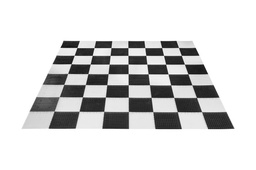
#> input picture data/input_hcd1.jpg, 256 x 170 px, shrunk from 700 x 466 before the run, found by its file name
$ python classification.py
#> lines starting #> are read from the running program, lines starting #| are printed output that depends on the picture; long printed decimals are rounded
import cv2
import numpy as np
from numpy import linalg as LA
import math as m
import matplotlib.pyplot as plt


def mean(x):
    return sum(x)/(len(x))


def standard_deviation(x):
    avg = mean(x)
    sd = m.sqrt(sum([pow(i - avg, 2) for i in x]) / float(len(x) - 1))
    return sd


# Function to plot the feature vector distribution
def plot_feature(dict_class):
    i = 1
    for target, features in dict_class.items():
        lamda1_corners = [features[x][0] for x in range(len(dict_class[target]))]
        lamda2_corners = [features[x][1] for x in range(len(dict_class[target]))]
        plt.subplot(1, 3, i)
        plt.scatter(lamda1_corners, lamda2_corners)
        plt.xlabel('lamda 1')
        plt.ylabel('lamda 2')
        if target is 'corner':
            plt.title("Corner Distribution")
        elif target is 'edge':
            plt.title("Edge Distribution")
        else:
            plt.title("Flat Distribution")
        i = i+1
    plt.show()

# reads image and return it as numpy array with pixel values
def readImage(image):
#> called with image = '../data/input_hcd1.jpg'
    img = cv2.imread(image)
#> img is the input picture: shape (170, 256, 3); min 15, max 255, mean 214.4
    return img


# saves Image in the working directory
def saveImage(name, image):
    cv2.imwrite(name, image)


# Finds the convolution between Image and given filter and returns new image array
def convolution(filter, gray_img):
    h, w = gray_img.shape[:2]
    offset = filter.shape[0] // 2
    new_Image = np.zeros((h, w))
    for y in range(offset, h - offset):
        for x in range(offset, w - offset):
            image_filter = gray_img[y - offset:y + offset + 1, x - offset:x + offset + 1] * filter
            conv = image_filter.sum()
            new_Image[y, x] = abs(conv)
    return new_Image


# Make a dictionary with key as classes name and value as list of instances of that class
def group_by_class(dataset):
    dict_class = {}
    for i in range(len(dataset)):
        row = dataset[i]
        # last element of Instance is class of actual dataset
        target_class = row[-1]
        if target_class not in dict_class:
            dict_class[target_class] = []
        dict_class[target_class].append(row[:-1])
    return dict_class


# For each class find the mean and SD of each features
# Here key is class name and vlaue has four list as [mean,sd], for each instances
def mean_Sd_class( dict_class):
    dict_mean_SD = {}
    for target, features in dict_class.items():
        dict_mean_SD [target] = [(mean(attributes), standard_deviation(attributes)) for attributes in zip(*features)]
    return dict_mean_SD


# Finding likelihood of test data for each classes
# mathematical implementation of probablity density function of normal distribution
def joint_class_probablities(dict_mean_sd, dict_class, test_data):
    joint_prob = {}
    for target, features in dict_mean_sd.items():
        total_features = len(features)
        likelihood = 1
        for i in range(total_features):
            x = test_data[i]
            mean, sd = features[i]
            normal_prob = gaussian_pdf(x, mean, sd)
            likelihood *= normal_prob
        joint_prob[target] = likelihood
    return joint_prob


# class wtih maximum joint probability is considered as predicted class
# returns the class prediction for each testdata
def classification_function(dict_mean_sd, dict_class,  test_data):
    predictions = []
    for i in range(len(test_data)):
        probablities = joint_class_probablities(dict_mean_sd, dict_class, test_data[i])
        prediction = max(probablities, key=probablities.get)
        predictions.append(prediction)
    return predictions


# Finds the accuracy of the predicted result comparing with real test data
def find_accuracy(test_data, predictions):
    correct = 0
    # last element of test set is real classification,
    # so making list of true classification
    actual = [instances[-1] for instances in test_data]
    # comparing each values in list if they are similar
    for x, y in zip(actual, predictions):
        if x == y:
            correct += 1
    accuracy = (correct/float(len(actual))) * 100
    return accuracy


# Find the probablity from normal distribution
def gaussian_pdf(x, mean, sd):
    e = m.exp(-(m.pow(x-mean, 2) / (2*m.pow(sd, 2))))
    denominator = m.sqrt(2 * m.pi) * sd
    pdf = e / denominator
    return pdf


# computes the gaussian filter with given size and standard deviation value
def gaussianKernel(filter_size, sigma):
    g_filter = np.zeros((filter_size, filter_size), np.float32)
    x = filter_size // 2
    y = filter_size // 2

    grid = np.array([[((i ** 2 + j ** 2) / (2.0 * sigma ** 2)) for i in range(-x, x + 1)] for j in range(-y, y + 1)])
    g_filter = np.exp(-grid) / (2 * np.pi * sigma ** 2)
    return g_filter


# Function to plot the confusion matrix
def plotConfusionMatrix(test_set, y_pred, cm,  normalize=True, title=None, cmap = None, plot = True):

    # Compute confusion matrix
    # Find out the unique classes
    y_true = []
    for x in range(len(test_set)):
        test = test_set[x][-1]
        y_true.append(test)
    classes = list(np.unique(list(y_true)))

    if cmap is None:
        cmap = plt.cm.Blues
    fig, ax = plt.subplots()
    im = ax.imshow(cm, interpolation='nearest', cmap=cmap)
    ax.figure.colorbar(im, ax=ax)
    # We want to show all ticks...
    ax.set(xticks=np.arange(cm.shape[1]),
           yticks=np.arange(cm.shape[0]),
           # ... and label them with the respective list entries
           xticklabels=classes, yticklabels=classes,
           title=title,
           ylabel='Predicted label',
           xlabel='Actual label')

    # Rotate the tick labels and set their alignment.
    plt.setp(ax.get_xticklabels(), rotation=45, ha="right", rotation_mode="anchor")

    # Loop over data dimensions and create text annotations.
    fmt = '.2f' if normalize else 'd'
    thresh = cm.max() / 2.
    for i in range(cm.shape[0]):
        for j in range(cm.shape[1]):
            ax.text(j, i, format(cm[i, j], fmt), ha="center", va="center", color="white" if cm[i, j] > thresh else "black")
    fig.tight_layout()
    if plot:
        plt.show()


# computes the confusion matrix and error rate
def find_confusion_matrix(predictions, actual):
    actual_class = []
    for x in range(len(actual)):
        test = actual[x][-1]
        actual_class.append(test)
    num_of_classes = len(set(actual_class))
    # replacing the class name with integer value
    p = list(map(lambda x: 0 if x == "corner" else x, predictions))
    p = list(map(lambda x: 1 if x == "edge" else x, p))
    p = list(map(lambda x: 2 if x == "flat" else x, p))

    a = list(map(lambda x: 0 if x == "corner" else x, actual_class))
    a = list(map(lambda x: 1 if x == "edge" else x, a))
    a = list(map(lambda x: 2 if x == "flat" else x, a))

    confusion_matrix = np.zeros((num_of_classes, num_of_classes))
    for i in range(len(actual_class)):
        confusion_matrix[p[i]][a[i]] += 1
    # print('confusion matrix:',confusion_matrix)
    total = np.sum(confusion_matrix, axis=0)
    error = []
    for i in range(num_of_classes):
        error.append(((total[i] - confusion_matrix[i][i])/total[i]) * 100)
    return confusion_matrix, error


# computes H-matrix of Harris detector with given parameters
# first finds determinant and traces of the matrix
# finally compare the response r value with threshold
# returns an image by marking corners
def compute_H_xy(s_xx, s_yy, s_xy,rgb_image, k, threshold):
    det = (s_xx * s_yy) - s_xy ** 2
    trace = s_xx + s_yy
    r = det - k * (trace ** 2)
    h, w = s_xx.shape[:2]
    dataset = []

    for y in range(h):
        for x in range(w):
            eigenvalues, _ = LA.eig(np.array([[s_xx[y, x], s_xy[y, x]],
                                              [s_xy[y, x], s_yy[y, x]]]))
            l1 = eigenvalues[0]
            l2 = eigenvalues[1]
            if r[y, x] > threshold:
                dataset.append([l1, l2, 'corner'])
            elif r[y, x] < -threshold:
                dataset.append([l1, l2, 'edge'])
            else:
                dataset.append([l1, l2, 'flat'])

    return dataset


if __name__ == "__main__":
    # Read RGB image
    rgb_image = readImage('../data/input_hcd1.jpg')
    # convert RGB to gray scale
    gray_image = cv2.cvtColor(rgb_image, cv2.COLOR_BGR2GRAY)
    # generates a gaussian filter
    gaussian_filter = gaussianKernel(filter_size=3, sigma=5)
    # Performs convolution between gaussian filter and gray image
    gaussian_image = convolution(gaussian_filter, gray_image)

    # defining horizontal and vertical filter
    g_x = np.array([[-1, 0, 1], [-2, 0, 2], [-1, 0, 1]])
    g_y = np.array([[-1, -2, -1], [0, 0, 0], [1, 2, 1]])

    # Derivative of gaussian image along x and y axes
    i_x = convolution(g_x, gaussian_image)
    i_y = convolution(g_y, gaussian_image)

    # Auto-correlation of gradient image
    i_xx = i_x * i_x
    i_yy = i_y * i_y
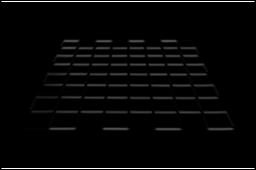
#> i_yy: shape (170, 256) float64; min 0, max 3238.6, mean 88.3; drawn with min black and max white
    # cross-correlation between x and y derivatives of image
    i_xy = i_x * i_y

    # smoothing window function with all the elements as one
    window = np.ones((3, 3), dtype=np.uint8)

    # convolution of i_xx, i_yy and i_xy with window function
    s_xx = convolution(window, i_xx)
    s_yy = convolution(window, i_yy)
#> after the loop in convolution (call 5), `for y in range(offset, h - offset):`:
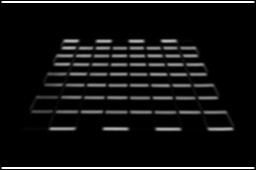
#> new_Image: shape (170, 256) float64; min 0, max 9715.9, mean 681.1; drawn with min black and max white
    s_xy = convolution(window, i_xy)
#> after the loop in convolution (call 6), `for y in range(offset, h - offset):`:
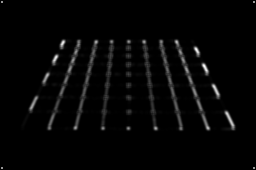
#> new_Image: shape (170, 256) float64; min 0, max 3087, mean 72; drawn with min black and max white

    k = 0.06
    threshold = 12000

    # computes H matrix and obtain image with corners
    dataset = compute_H_xy(s_xx, s_yy, s_xy, rgb_image, k, threshold)
#> in compute_H_xy, `trace = s_xx + s_yy`:
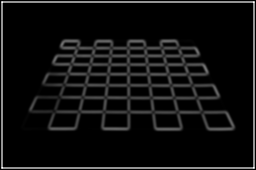
#> trace: shape (170, 256) float64; min 0, max 16598, mean 1035; drawn with min black and max white
#> in compute_H_xy, `r = det - k * (trace ** 2)`:
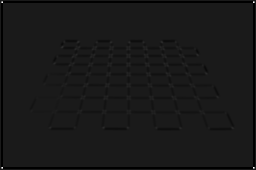
#> r: shape (170, 256) float64; min -5663892.3, max 49024790.3, mean -298532.9; drawn with min black and max white
#> after the loop in compute_H_xy, `for y in range(h):`: dataset = 43520 items
#> dataset = 43520 items
    dict_class = group_by_class(dataset)
#> after the loop in group_by_class, `for i in range(len(dataset)):`: dict_class = 3 items
#> dict_class = 3 items
    dict_mean_sd = mean_Sd_class(dict_class)
#> the loop in mean_Sd_class, `for target, features in dict_class.items():` made 3 passes
#> after the loop in mean_Sd_class, `for target, features in dict_class.items():`: dict_mean_SD = {'flat': [(6.85, 63), (12.63, 83.01)], 'corner': [(1448.5, 1317.3), (1586.6, 1355.9)], 'edge': [(1467.2, 2762.5), (2859.5, 3053.1)]}
#> dict_mean_sd has the same summary as dict_mean_SD in mean_Sd_class

    predictions = classification_function(dict_mean_sd, dict_class, dataset)
    accuracy = find_accuracy(dataset, predictions)

    plot_feature(dict_class)
#> the loop in plot_feature, `for target, features in dict_class.items():` made 3 passes
#> target on passes 1 to 3: 'flat', 'corner', 'edge'
#> in plot_feature, `plt.show()`:
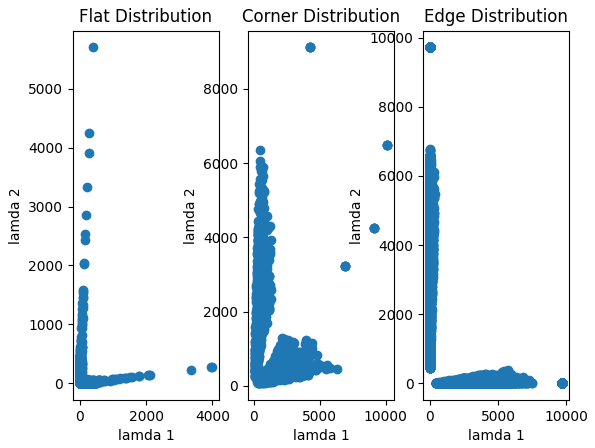
#> figure drawn by matplotlib, 3 panels
    confusion_matrix, error = find_confusion_matrix(predictions, dataset)
    print("Confusion Matrix", confusion_matrix)
#| Confusion Matrix [[1.4350e+03 4.4290e+03 6.7000e+02]
#|  [1.3400e+02 4.7300e+03 4.0000e+00]
#|  [5.0000e+00 0.0000e+00 3.2113e+04]]
    print('Accuracy:', accuracy)
#| Accuracy: 87.955
    print('Error Rate[Corner,edge,flat]:', error)
#| Error Rate[Corner,edge,flat]: [8.831, 48.357, 2.056]
    plotConfusionMatrix(dataset, predictions, confusion_matrix,
                        normalize=True,
                        title=None,
                        cmap=None, plot=True)
#> in plotConfusionMatrix, `plt.show()`:
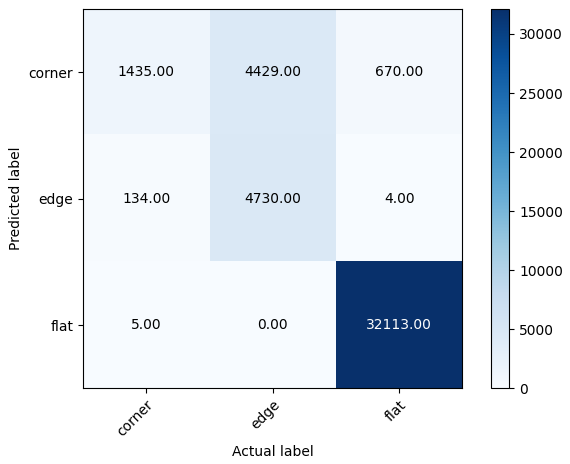
#> figure drawn by matplotlib, 2 panels
